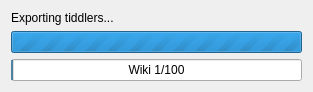
<?xml version="1.0" encoding="UTF-8"?>
<ui version="4.0">
 <class>Dialog</class>
 <widget class="QDialog" name="Dialog">
  <property name="geometry">
   <rect>
    <x>0</x>
    <y>0</y>
    <width>313</width>
    <height>92</height>
   </rect>
  </property>
  <property name="windowTitle">
   <string>Sync from TiddlyWiki</string>
  </property>
  <layout class="QVBoxLayout" name="verticalLayout">
   <item>
    <widget class="QLabel" name="text">
     <property name="text">
      <string>Exporting tiddlers...</string>
     </property>
    </widget>
   </item>
   <item>
    <widget class="QProgressBar" name="progressBar">
     <property name="minimum">
      <number>0</number>
     </property>
     <property name="maximum">
      <number>0</number>
     </property>
     <property name="value">
      <number>-1</number>
     </property>
     <property name="format">
      <string>%p%</string>
     </property>
    </widget>
   </item>
   <item>
    <widget class="QProgressBar" name="wikiProgressBar">
     <property name="minimum">
      <number>0</number>
     </property>
     <property name="maximum">
      <number>100</number>
     </property>
     <property name="value">
      <number>1</number>
     </property>
     <property name="format">
      <string>Wiki %v/%m</string>
     </property>
    </widget>
   </item>
   <item>
    <spacer name="verticalSpacer">
     <property name="orientation">
      <enum>Qt::Vertical</enum>
     </property>
     <property name="sizeHint" stdset="0">
      <size>
       <width>20</width>
       <height>40</height>
      </size>
     </property>
    </spacer>
   </item>
  </layout>
 </widget>
 <resources/>
 <connections/>
</ui>
